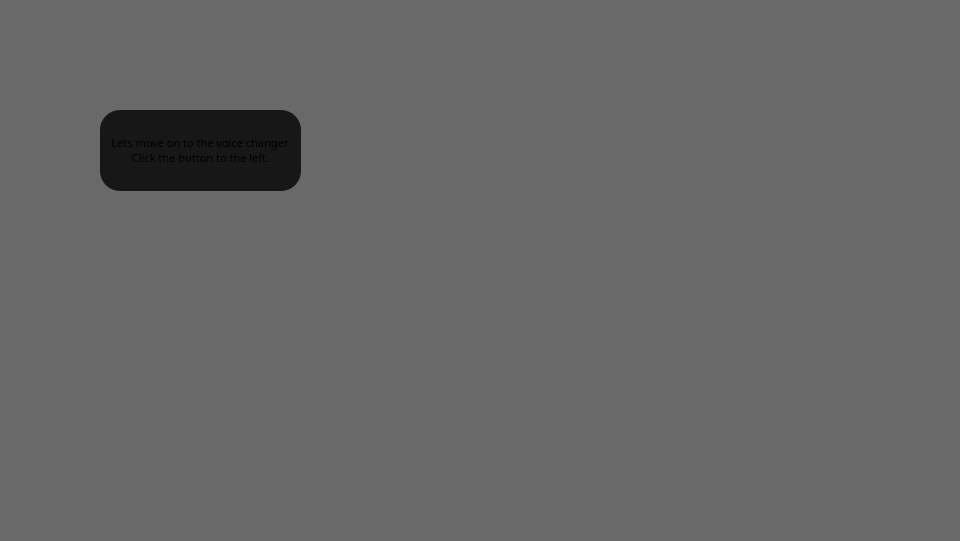
  <widget class="QGroupBox" name="slide_8">
   <property name="enabled">
    <bool>true</bool>
   </property>
   <property name="geometry">
    <rect>
     <x>0</x>
     <y>540</y>
     <width>960</width>
     <height>541</height>
    </rect>
   </property>
   <property name="styleSheet">
    <string notr="true">border: 0px;
background: transparent;</string>
   </property>
   <property name="title">
    <string/>
   </property>
   <widget class="QGroupBox" name="groupBox_11">
    <property name="geometry">
     <rect>
      <x>100</x>
      <y>110</y>
      <width>201</width>
      <height>81</height>
     </rect>
    </property>
    <property name="styleSheet">
     <string notr="true">QGroupBox {
	background: rgba(0, 0, 0, 200);
	border-radius: 20px;
}</string>
    </property>
    <property name="title">
     <string/>
    </property>
    <widget class="QLabel" name="label_28">
     <property name="geometry">
      <rect>
       <x>0</x>
       <y>4</y>
       <width>371</width>
       <height>51</height>
      </rect>
     </property>
     <property name="font">
      <font>
       <family>Cascadia Code</family>
       <pointsize>12</pointsize>
       <bold>true</bold>
      </font>
     </property>
     <property name="text">
      <string/>
     </property>
     <property name="alignment">
      <set>Qt::AlignCenter</set>
     </property>
     <property name="wordWrap">
      <bool>true</bool>
     </property>
     <property name="margin">
      <number>0</number>
     </property>
    </widget>
    <widget class="QLabel" name="label_29">
     <property name="geometry">
      <rect>
       <x>0</x>
       <y>10</y>
       <width>201</width>
       <height>61</height>
      </rect>
     </property>
     <property name="font">
      <font>
       <family>Cascadia Code</family>
       <pointsize>8</pointsize>
       <bold>false</bold>
      </font>
     </property>
     <property name="text">
      <string>Lets move on to the voice changer. Click the button to the left.</string>
     </property>
     <property name="alignment">
      <set>Qt::AlignCenter</set>
     </property>
     <property name="wordWrap">
      <bool>true</bool>
     </property>
     <property name="margin">
      <number>10</number>
     </property>
    </widget>
   </widget>
   <widget class="QWidget" name="widget_33" native="true">
    <property name="geometry">
     <rect>
      <x>0</x>
      <y>0</y>
      <width>960</width>
      <height>541</height>
     </rect>
    </property>
    <property name="styleSheet">
     <string notr="true">background: rgba(0, 0, 0, 150);</string>
    </property>
   </widget>
   <zorder>widget_33</zorder>
   <zorder>groupBox_11</zorder>
  </widget>
